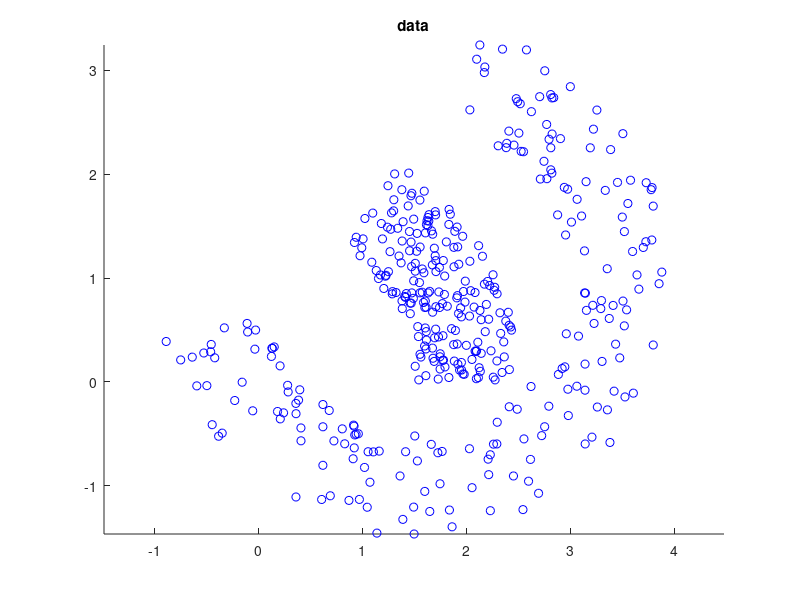
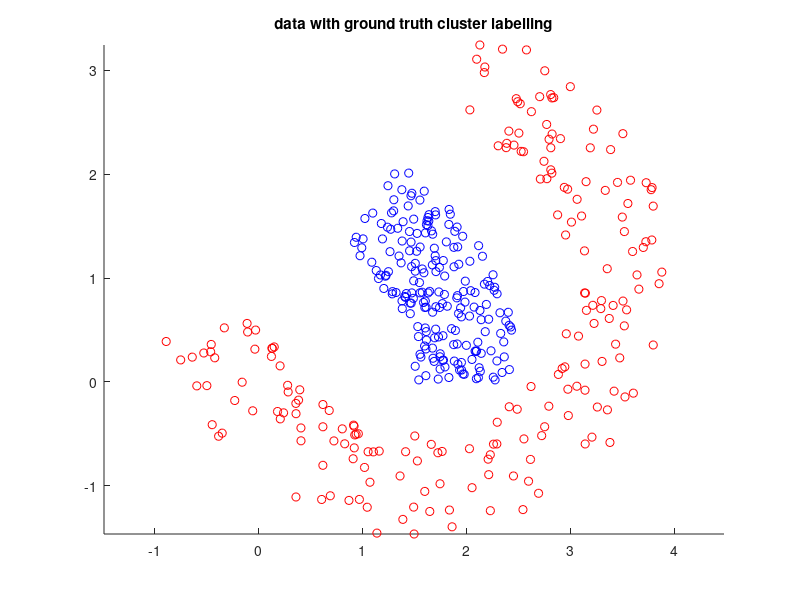

These figures' MATLAB source, in order: (Note: this script raises an error after producing the figures.)
clear all;
close all;
clc;

%% load data
%load('data1.mat');
load('data2.mat');
 
K = max(labels); % number of clusters

%% display data
figure;
scatter(X(1,:),X(2,:),'b');
axis equal;
title('data');

colors = {'b', 'r', 'g'};
figure;
for j = 1:K
    scatter( X(1,labels == j), X(2,labels == j), colors{j} );
    hold on;
end
axis equal;
title('data with ground truth cluster labelling');

%% cluster with k-means
perm = randperm(size(X,2));
Cinit = X(:,perm(1:K));

fprintf('k-means ... ');
tic;
[C, A] = Kmeans_SIMONJENNI(X, Cinit);
toc;

costKmeans=costFunct_SIMONJENNI(X,A,C);

C2=zeros(size(C));
for j=1:size(C,2)
    indic2=(labels==j);
    C2(:,j)=1/sum(indic2)*(indic2*X');
end

costGroundTruth=costFunct_SIMONJENNI(X,labels,C2);

% means2=zeros(size(X));
% for i=1:size(C2,2)
% means2=means2+C2(:,i)*(labels==i);
% end
% 
% Diff2=X-means2;
% Cost2=0;
% for j=1:size(X,2)
%     Cost2=Cost2+norm(Diff2(:,j))^2;
% end



%% display clustering
figure;
for j = 1:K
    scatter( X(1,A == j), X(2,A == j), colors{j} );
    hold on;
    scatter( C(1,j), C(2,j), 100, colors{j}, 'fill' );
%    scatter( Cinit(1,j), Cinit(2,j), 'fill');
end
axis equal;
title('clustered data');
